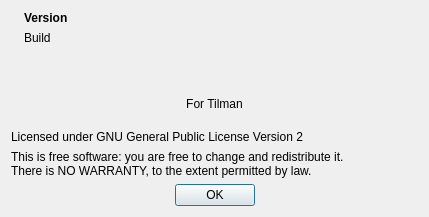
<ui version="4.0" >
 <class>FormAbout</class>
 <widget class="QDialog" name="FormAbout" >
  <property name="geometry" >
   <rect>
    <x>0</x>
    <y>0</y>
    <width>420</width>
    <height>217</height>
   </rect>
  </property>
  <property name="windowTitle" >
   <string>About OpenOrbiter</string>
  </property>
  <property name="sizeGripEnabled" >
   <bool>false</bool>
  </property>
  <layout class="QVBoxLayout" name="verticalLayout" >
   <item>
    <layout class="QGridLayout" name="gridLayout" >
     <item rowspan="3" row="0" column="0" >
      <widget class="QLabel" name="label_2" >
       <property name="sizePolicy" >
        <sizepolicy vsizetype="Maximum" hsizetype="Maximum" >
         <horstretch>0</horstretch>
         <verstretch>0</verstretch>
        </sizepolicy>
       </property>
       <property name="text" >
        <string/>
       </property>
       <property name="pixmap" >
        <pixmap resource="../res/openorbiter.qrc" >:/orbiter-64.png</pixmap>
       </property>
      </widget>
     </item>
     <item row="0" column="1" >
      <widget class="QLabel" name="lblVersion" >
       <property name="font" >
        <font>
         <weight>75</weight>
         <bold>true</bold>
        </font>
       </property>
       <property name="text" >
        <string>Version</string>
       </property>
      </widget>
     </item>
     <item row="1" column="1" >
      <widget class="QLabel" name="lblBuildTime" >
       <property name="text" >
        <string>Build</string>
       </property>
      </widget>
     </item>
     <item row="2" column="1" >
      <spacer name="verticalSpacer_2" >
       <property name="orientation" >
        <enum>Qt::Vertical</enum>
       </property>
       <property name="sizeHint" stdset="0" >
        <size>
         <width>128</width>
         <height>18</height>
        </size>
       </property>
      </spacer>
     </item>
    </layout>
   </item>
   <item>
    <spacer name="verticalSpacer" >
     <property name="orientation" >
      <enum>Qt::Vertical</enum>
     </property>
     <property name="sizeHint" stdset="0" >
      <size>
       <width>407</width>
       <height>13</height>
      </size>
     </property>
    </spacer>
   </item>
   <item>
    <widget class="QLabel" name="label_4" >
     <property name="minimumSize" >
      <size>
       <width>0</width>
       <height>40</height>
      </size>
     </property>
     <property name="text" >
      <string>For Tilman</string>
     </property>
     <property name="alignment" >
      <set>Qt::AlignCenter</set>
     </property>
    </widget>
   </item>
   <item>
    <widget class="QLabel" name="label" >
     <property name="text" >
      <string>Licensed under GNU General Public License Version 2</string>
     </property>
    </widget>
   </item>
   <item>
    <widget class="QLabel" name="label_3" >
     <property name="text" >
      <string>This is free software: you are free to change and redistribute it.
There is NO WARRANTY, to the extent permitted by law.</string>
     </property>
     <property name="wordWrap" >
      <bool>false</bool>
     </property>
    </widget>
   </item>
   <item>
    <widget class="QDialogButtonBox" name="buttonBox" >
     <property name="orientation" >
      <enum>Qt::Horizontal</enum>
     </property>
     <property name="standardButtons" >
      <set>QDialogButtonBox::Ok</set>
     </property>
     <property name="centerButtons" >
      <bool>true</bool>
     </property>
    </widget>
   </item>
  </layout>
 </widget>
 <resources>
  <include location="../res/openorbiter.qrc" />
 </resources>
 <connections>
  <connection>
   <sender>buttonBox</sender>
   <signal>accepted()</signal>
   <receiver>FormAbout</receiver>
   <slot>accept()</slot>
   <hints>
    <hint type="sourcelabel" >
     <x>248</x>
     <y>254</y>
    </hint>
    <hint type="destinationlabel" >
     <x>157</x>
     <y>274</y>
    </hint>
   </hints>
  </connection>
  <connection>
   <sender>buttonBox</sender>
   <signal>rejected()</signal>
   <receiver>FormAbout</receiver>
   <slot>reject()</slot>
   <hints>
    <hint type="sourcelabel" >
     <x>316</x>
     <y>260</y>
    </hint>
    <hint type="destinationlabel" >
     <x>286</x>
     <y>274</y>
    </hint>
   </hints>
  </connection>
 </connections>
</ui>
